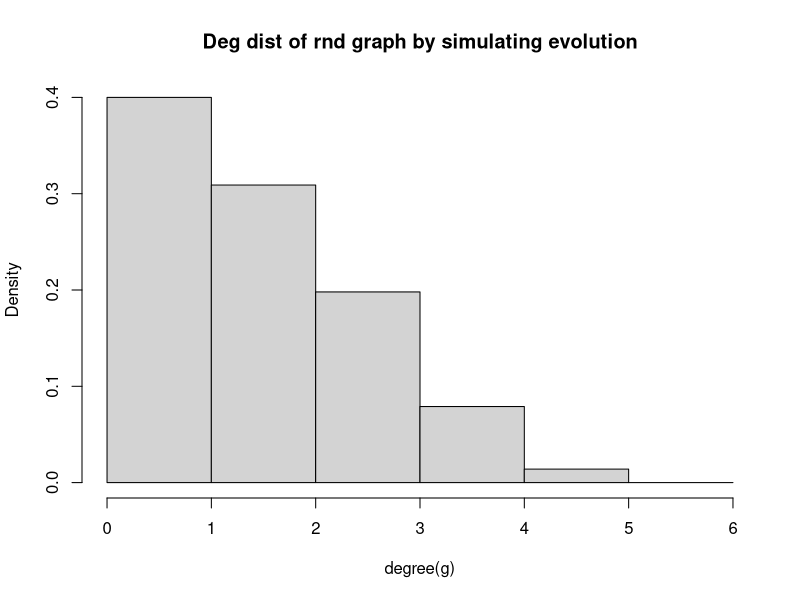
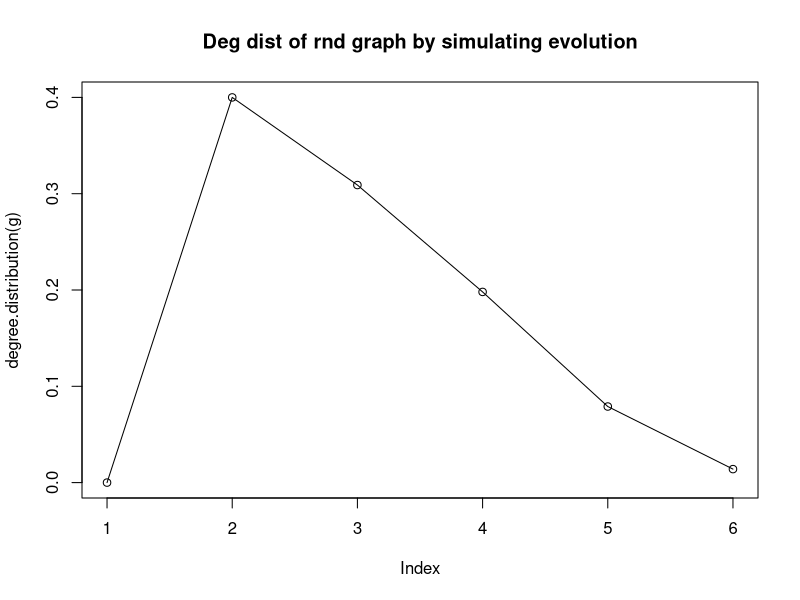
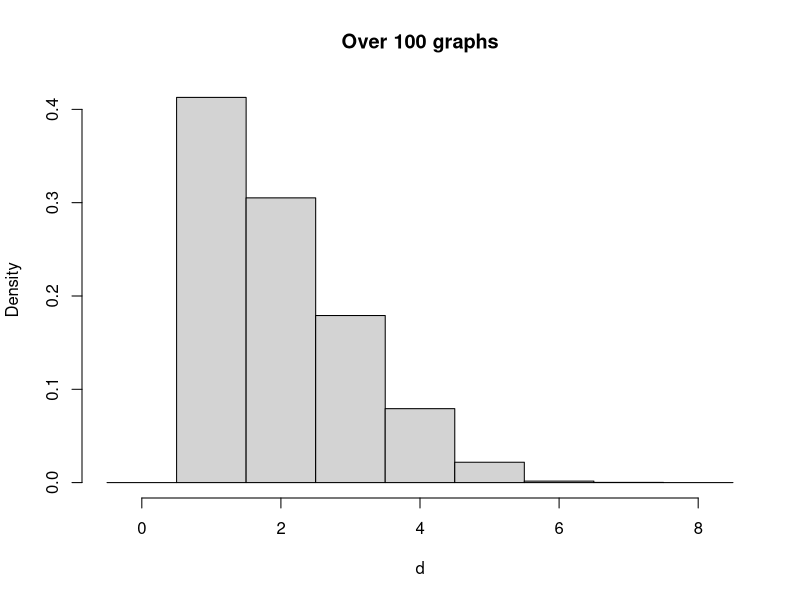
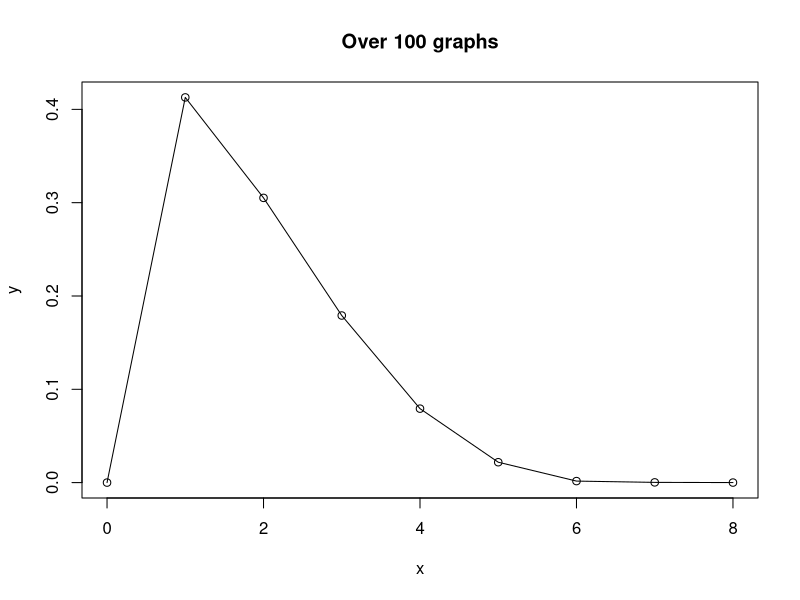
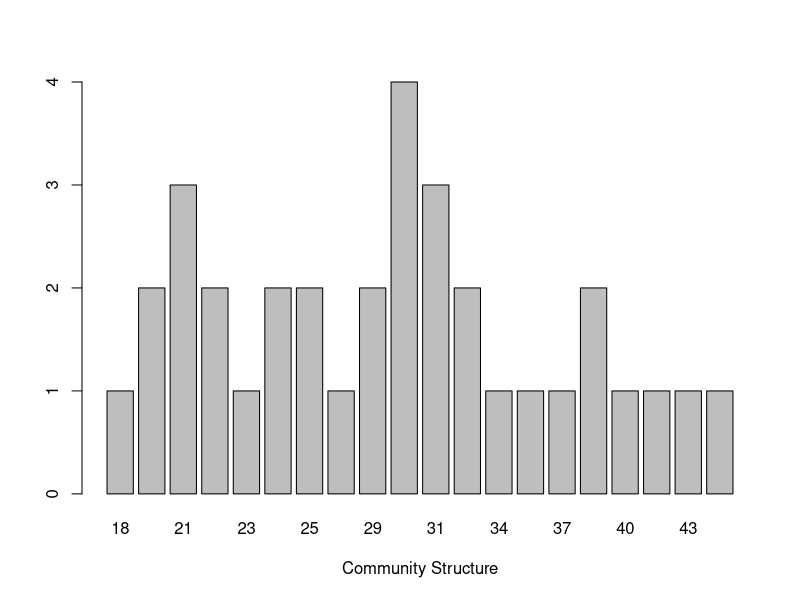

Source code (R) for these figures, in order:
library(igraph)

g=aging.prefatt.game(1000,pa.exp=1,aging.exp=-4, directed=F)
hist(degree(g), freq = F, main="Deg dist of rnd graph by simulating evolution",breaks= seq(0, by = 1, length.out = max(degree(g))+2))
plot(degree.distribution(g),type="o",main="Deg dist of rnd graph by simulating evolution")


d=degree(g)

for(i in 1:99){
  g=aging.prefatt.game(1000,pa.exp=1,aging.exp=-4, directed=F)
  d=c(d,degree(g))
}
h=hist(d,main="Over 100 graphs", freq = F, breaks= seq(-0.5, by = 1, length.out = max(d)+2))
pl <- data.frame(x=h$mids, y=h$density)
plot(pl , type="o",main="Over 100 graphs")

# find the giant connected component
cl <- clusters(g)
gccIndex = which.max(cl$csize)
nonGccNodes <- (1:vcount(g))[cl$membership != gccIndex]
gcc <- delete.vertices(g, nonGccNodes)

# find communities
fg <- fastgreedy.community(gcc)
cmsize <- sizes(fg)
cmsize <- as.vector(sizes(fg))
gccNodes <- (1:vcount(g))[cl$membership == gccIndex]
cm1Nodes <- gccNodes[fg$membership == 1]
barplot(table(cmsize),xlab="Community Structure")


#modularity
m=modularity(fg)
print(m)